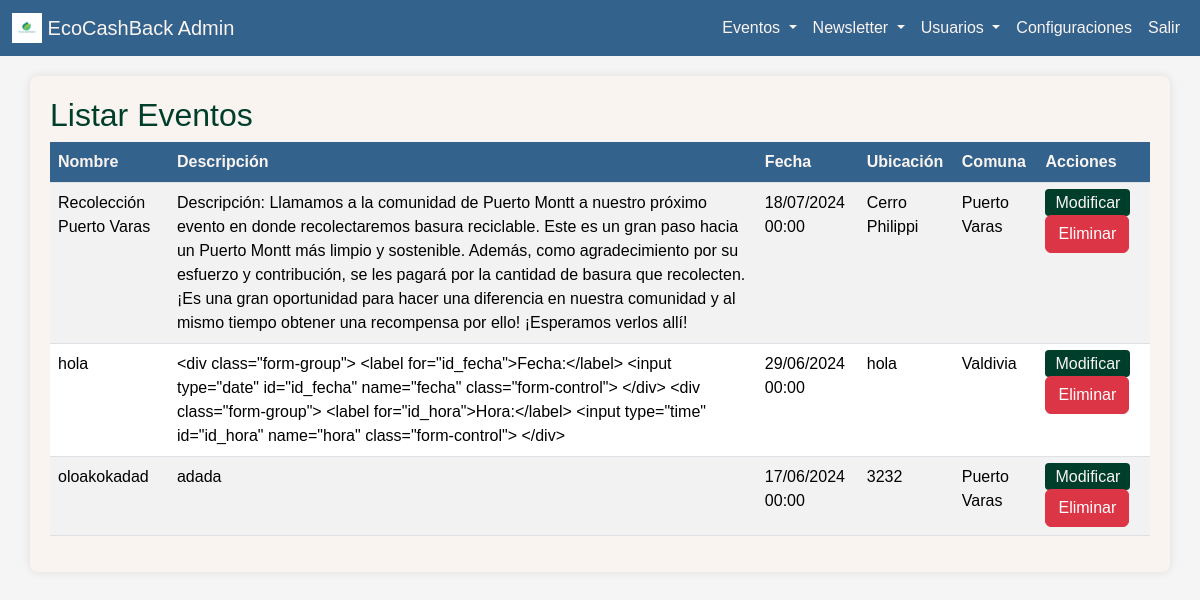
Page /administracion/listar_evento/ on the earlier database version.
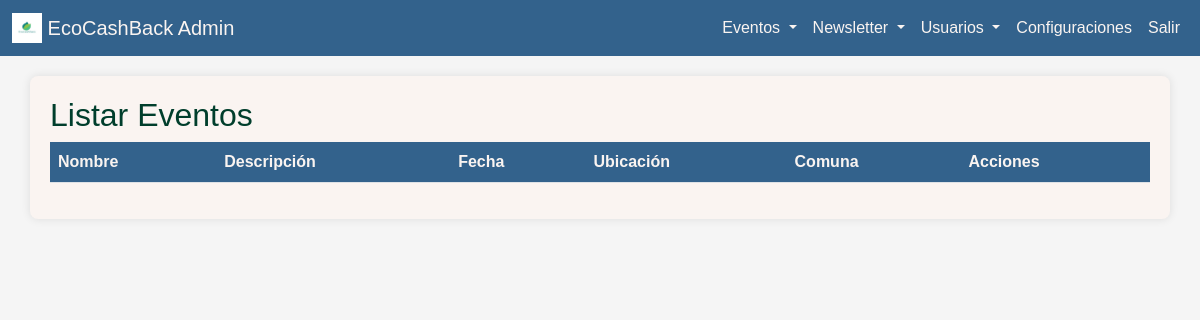
Same page on the later database version.
### administracion/models.py (models this page shows, shortened)
class Evento(models.Model):
    evento_id = models.AutoField(primary_key=True)
    nombre = models.CharField(max_length=100)
    descripcion = models.TextField()
    fecha = models.DateTimeField()
    ubicacion = models.CharField(max_length=255)
    comuna = models.ForeignKey('Comuna', on_delete=models.CASCADE)

class Comuna(models.Model):
    comuna_id = models.AutoField(primary_key=True)
    nombre = models.CharField(max_length=100)
    region = models.ForeignKey('Region', on_delete=models.CASCADE)

### administracion/views.py (the view)
# urls.py: path('listar_evento/', views.listar_evento, name='listar_evento'),
def listar_evento(request):
    eventos = Evento.objects.all()
    return render(request, 'administracion/eventos/listar_eventos.html', {'eventos': eventos})

### administracion/templates/administracion/eventos/listar_eventos.html (shortened to what this page needs)
{% load static %}
<!DOCTYPE html>
<html lang="es">
<head>
    <link rel="stylesheet" href="https://cdn.jsdelivr.net/npm/bootstrap@5.3.3/dist/css/bootstrap.min.css">
    <link rel="stylesheet" href="{% static 'css/admin_styles.css' %}">
</head>
<body>
    <nav class="navbar navbar-expand-lg navbar-light">
        <div class="container-fluid">
            <a class="navbar-brand" href="{% url 'admin_dashboard' %}">
                <img src="{% static 'img/logo-ecocashback.jpeg' %}" alt="Logo-EcoCashBack" width="30" height="30" class="d-inline-block align-top">
                EcoCashBack Admin
            </a>
            <div class="collapse navbar-collapse" id="navbarNav">
                <ul class="navbar-nav ms-auto">
                    <li class="nav-item dropdown">
                        <a class="nav-link dropdown-toggle" href="#" id="eventosDropdown" role="button" data-bs-toggle="dropdown" aria-expanded="false">
                            Eventos
                        </a>
                    </li>
                    <li class="nav-item dropdown">
                        <a class="nav-link dropdown-toggle" href="#" id="eventosDropdown" role="button" data-bs-toggle="dropdown" aria-expanded="false">
                            Newsletter
                        </a>
                    </li>
                    <li class="nav-item dropdown">
                        <a class="nav-link dropdown-toggle" href="#" id="eventosDropdown" role="button" data-bs-toggle="dropdown" aria-expanded="false">
                            Usuarios
                        </a>
                    </li>
                    <li class="nav-item">
                        <a class="nav-link" href="#">Configuraciones</a>
                    </li>
                    <li class="nav-item">
                        <a class="nav-link" href="#">Salir</a>
                    </li>
                </ul>
            </div>
        </div>
    </nav>
    <div class="container">
        <h2>Listar Eventos</h2>
        <table class="table table-striped">
            <thead>
                <tr>
                    <th>Nombre</th>
                    <th>Descripción</th>
                    <th>Fecha</th>
                    <th>Ubicación</th>
                    <th>Comuna</th>
                    <th>Acciones</th>
                </tr>
            </thead>
            <tbody>
                {% for evento in eventos %}
                <tr>
                    <td>{{ evento.nombre }}</td>
                    <td>{{ evento.descripcion }}</td>
                    <td>{{ evento.fecha|date:"d/m/Y H:i" }}</td>
                    <td>{{ evento.ubicacion }}</td>
                    <td>{{ evento.comuna.nombre }}</td>
                    <td>
                        <a href="{% url 'modificar_evento' evento.pk %}" class="btn-modificar">Modificar</a>
                        <a href="{% url 'eliminar_evento' evento.pk %}" class="btn btn-danger">Eliminar</a>
                    </td>
                </tr>
                {% endfor %}
            </tbody>
        </table>
    </div>
</body>
</html>

### administracion/static/css/admin_styles.css (style rules this page uses)
:root { --verde: #003E2C; --crema: #faf4f1; --gris: #f5f5f5; --azul: #33628c; }
body { font-family: Arial, sans-serif; background-color: var(--gris); color: var(--verde); margin: 0; padding: 0; }
.navbar { background-color: var(--azul); }
.navbar-brand, .navbar-nav .nav-link { color: var(--verde) !important; }
.container { margin-top: 20px; background-color: var(--crema); padding: 20px; border-radius: 8px; box-shadow: 0 0 10px rgba(0, 0, 0, 0.1); }
h2 { color: var(--verde); }

### administracion/templates/administracion/eventos/listar_eventos.html (style rules this page uses)
:root { --verde: #003E2C; --crema: #faf4f1; --gris: #f5f5f5; --azul: #33628c; }
body { font-family: Arial, sans-serif; background-color: var(--gris); color: var(--verde); margin: 0; padding: 0; }
.navbar { background-color: var(--azul); }
.navbar-brand, .navbar-nav .nav-link { color: var(--crema) !important; }
.container { margin-top: 20px; background-color: var(--crema); padding: 20px; border-radius: 8px; box-shadow: 0 0 10px rgba(0, 0, 0, 0.1); }
h2 { color: var(--verde); }
.table thead th { background-color: var(--azul); color: var(--crema); }

Differences in the rows shown:
removed Evento: nombre "Recolección Puerto Varas", descripcion "Descripción: Llamamos a la comunidad de Puerto Montt a nuestro próximo evento en donde recolectaremos basura reciclable. Este es un gran paso hacia un Puerto Montt más limpio y sostenible. Además, como agradecimiento por su esfuerzo y contribución, se les pagará por la cantidad de basura que recolecten. ¡Es una gran oportunidad para hacer una diferencia en nuestra comunidad y al mismo tiempo obtener una recompensa por ello! ¡Esperamos verlos allí!", fecha "18/07/2024 00:00", ubicacion "Cerro Philippi", comuna.nombre "Puerto Varas"
removed Evento: nombre "hola", descripcion "<div class=\"form-group\"> <label for=\"id_fecha\">Fecha:</label> <input type=\"date\" id=\"id_fecha\" name=\"fecha\" class=\"form-control\"> </div> <div class=\"form-group\"> <label for=\"id_hora\">Hora:</label> <input type=\"time\" id=\"id_hora\" name=\"hora\" class=\"form-control\"> </div>", fecha "29/06/2024 00:00", ubicacion "hola", comuna.nombre "Valdivia"
removed Evento: nombre "oloakokadad", descripcion "adada", fecha "17/06/2024 00:00", ubicacion "3232", comuna.nombre "Puerto Varas"
